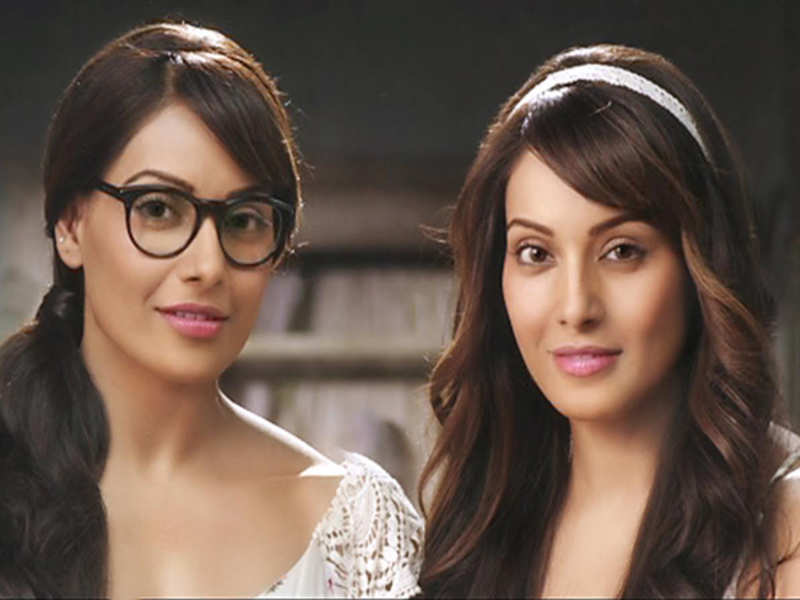
#> input picture two_faces.jpg, 800 x 600 px
$ jupyter execute Face_Detection.ipynb   (shell and % lines are left out)
#> lines starting #> are read from the running program, lines starting #| are printed output that depends on the picture; after the words box and inside, x2 and y2 are one past the last pixel; in counts of white or black regions, pixels touching at a corner belong together
[cell 1]
import cv2
import matplotlib.pyplot as plt
import time

[cell 2]
# convert image to RGB image

def convertToRGB(img):
    return cv2.cvtColor(img, cv2.COLOR_BGR2RGB)

[cell 3]
test1 = cv2.imread('two_faces.jpg')
#> test1 is the input picture: shape (600, 800, 3); mean B, G, R 75.8, 87.4, 106.2

[cell 4]
# convert image to gray scale image

gray_img = cv2.cvtColor(test1, cv2.COLOR_BGR2GRAY)
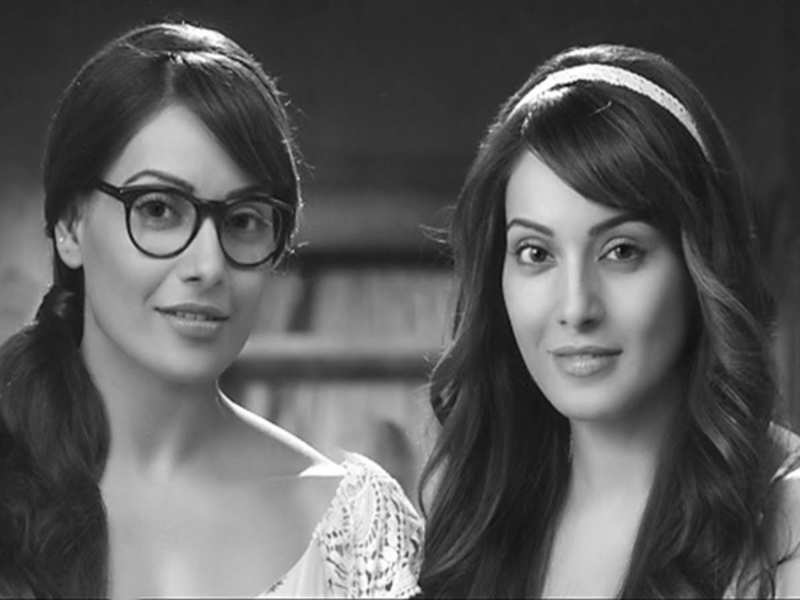
#> gray_img: shape (600, 800); min 5, max 255, mean 91.7

[cell 5]
# Display a Gray image

plt.imshow(gray_img, cmap='gray')

[cell 6]
# Load the required trained XML classifiers

haar_face_cascade = cv2.CascadeClassifier('haarcascade_frontalface_alt.xml')

[cell 7]
# Detects faces of different sizes in the input image

faces = haar_face_cascade.detectMultiScale(gray_img, scaleFactor=1.1, minNeighbors=5);
#> faces = [[465, 169, 226, 226], [69, 122, 234, 234]]
print('Faces found: ', len(faces))
#| Faces found:  2

[cell 8]
# To draw a rectangle in a face

for (x, y, w, h) in faces:
    cv2.rectangle(test1, (x, y), (x+w, y+h), (0, 255, 0), 2)
#> this loop made 2 passes
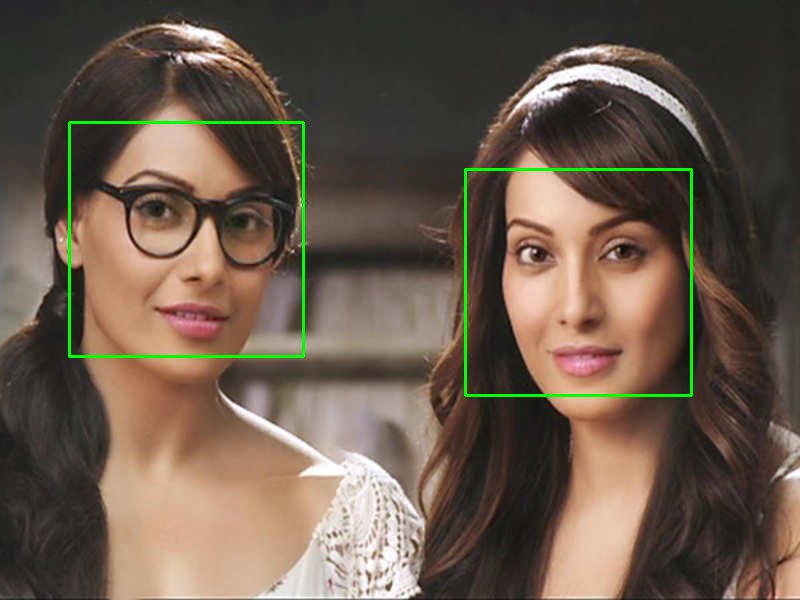
#> test1: shape (600, 800, 3); 1.15% of pixels changed, all inside (x1, y1, x2, y2) = (68, 121, 693, 397)

[cell 9]
# Display a RGB image

plt.imshow(convertToRGB(test1))
